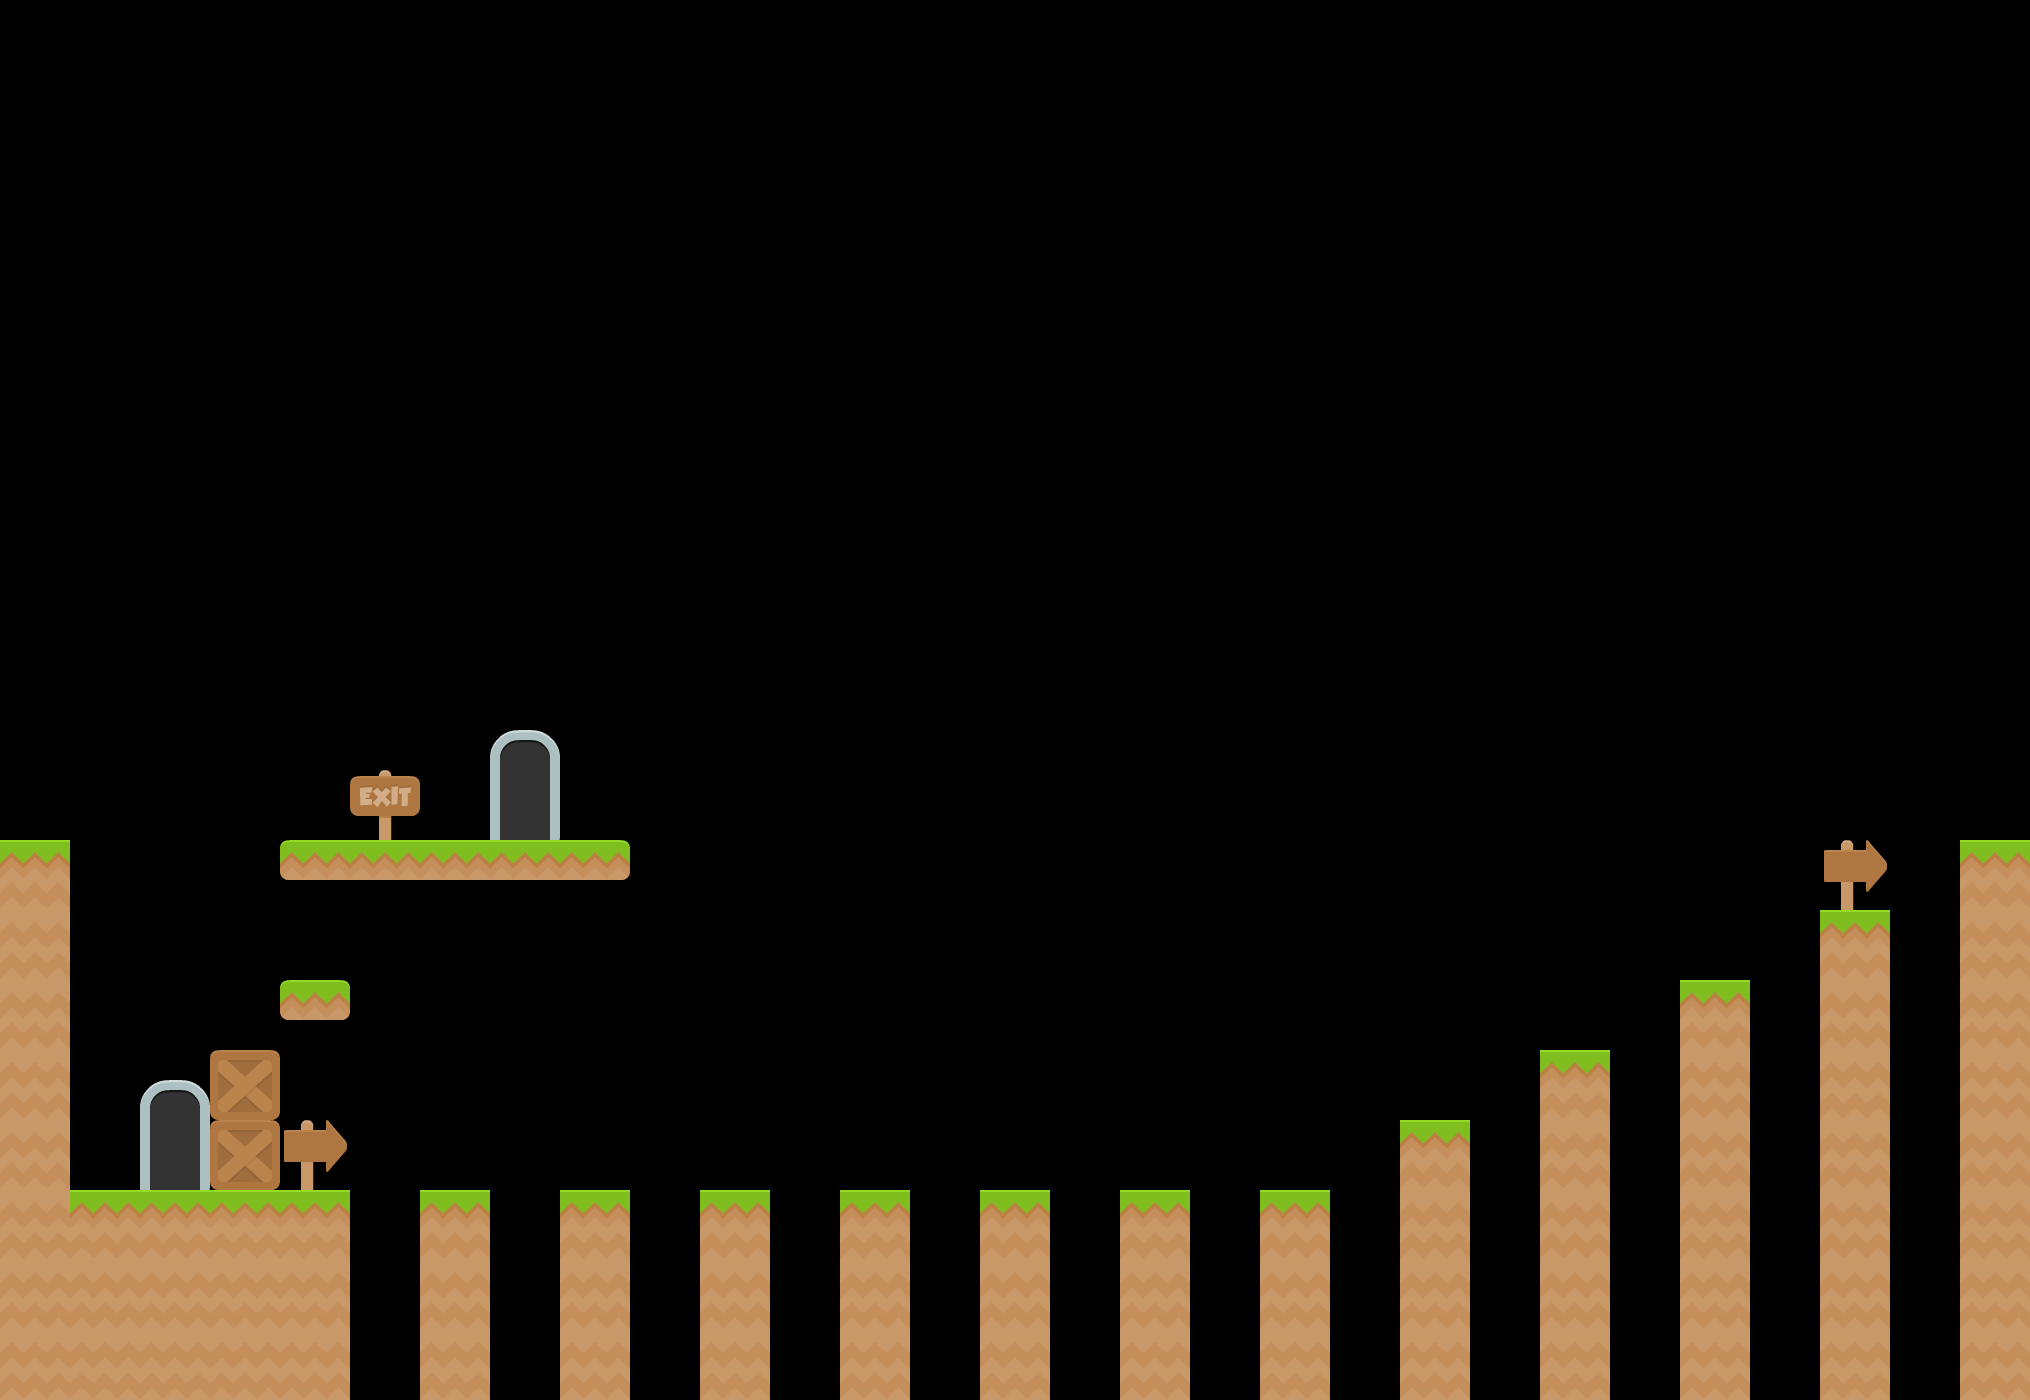

This game map was drawn from its Tiled (.tmx) file and the tilesets committed beside it. A one-line description and the trimmed map source follow:
An orthogonal 29x20 tile map with 70x70 px tiles, 4 tile layers (Colliders, Start, Exit, Decorations) and 16 objects.

<map version="1.5" tiledversion="1.6.0" orientation="orthogonal" renderorder="right-down" width="29" height="20" tilewidth="70" tileheight="70" infinite="0" nextlayerid="8" nextobjectid="8">
 <editorsettings>
  <export target="level6.json" format="json" />
 </editorsettings>
 <tileset firstgid="1" name="tiles" tilewidth="70" tileheight="70" spacing="4" margin="1" tilecount="156" columns="12">
  <image source="../../images/spritesheets/tiles.png" trans="ff00ff" width="886" height="960" />
  <tile id="2">
   <objectgroup draworder="index" id="2">
    <object id="1" x="0" y="0" width="70" height="40" />
   </objectgroup>
  </tile>
  <tile id="14">
   <objectgroup draworder="index" id="2">
    <object id="1" x="0" y="0" width="70" height="40" />
   </objectgroup>
  </tile>
  <tile id="15">
   <objectgroup draworder="index" id="2">
    <object id="1" x="0" y="50" width="70" height="20" />
   </objectgroup>
  </tile>
  <tile id="26">
   <objectgroup draworder="index" id="2">
    <object id="1" x="0" y="0" width="70" height="40" />
   </objectgroup>
  </tile>
  <tile id="44">
   <objectgroup draworder="index" id="2">
    <object id="1" x="0" y="0" width="70" height="40" />
   </objectgroup>
  </tile>
  <tile id="45">
   <objectgroup draworder="index" id="2">
    <object id="1" x="0" y="30" width="70" height="40" />
   </objectgroup>
  </tile>
  <tile id="56">
   <objectgroup draworder="index" id="2">
    <object id="1" x="0" y="0" width="70" height="40" />
   </objectgroup>
  </tile>
  <tile id="57">
   <objectgroup draworder="index" id="2">
    <object id="1" x="0" y="0" width="70" height="70" />
   </objectgroup>
  </tile>
  <tile id="68">
   <objectgroup draworder="index" id="2">
    <object id="1" x="0" y="0" width="70" height="40" />
   </objectgroup>
  </tile>
  <tile id="71">
   <objectgroup draworder="index" id="2">
    <object id="1" x="0" y="0" width="70" height="40" />
   </objectgroup>
  </tile>
  <tile id="80">
   <objectgroup draworder="index" id="2">
    <object id="1" x="0" y="0" width="70" height="40" />
   </objectgroup>
  </tile>
  <tile id="117">
   <objectgroup draworder="index" id="2">
    <object id="1" x="0" y="0" width="70" height="40" />
   </objectgroup>
  </tile>
  <tile id="119">
   <objectgroup draworder="index" id="2">
    <object id="1" x="0" y="0" width="70" height="40" />
   </objectgroup>
  </tile>
  <tile id="124">
   <objectgroup draworder="index" id="2">
    <object id="1" x="0" y="45" width="70" height="25" />
   </objectgroup>
  </tile>
  <tile id="126">
   <objectgroup draworder="index" id="2">
    <object id="1" x="0" y="0" width="70" height="40" />
   </objectgroup>
  </tile>
  <tile id="145">
   <objectgroup draworder="index" id="2">
    <object id="1" x="0" y="0" width="70" height="40" />
   </objectgroup>
  </tile>
 </tileset>
 <layer id="1" name="Colliders" width="29" height="20">
  <data>[580 cells, 79 non-empty, 7 distinct tile ids]</data>
 </layer>
 <group id="6" name="Doors">
  <layer id="7" name="Start" width="29" height="20">
   <data>[580 cells, 2 non-empty, 2 distinct tile ids]</data>
  </layer>
  <layer id="5" name="Exit" width="29" height="20">
   <data>[580 cells, 2 non-empty, 2 distinct tile ids]</data>
  </layer>
 </group>
 <layer id="2" name="Decorations" width="29" height="20">
  <data>[580 cells, 3 non-empty, 2 distinct tile ids]</data>
 </layer>
</map>
